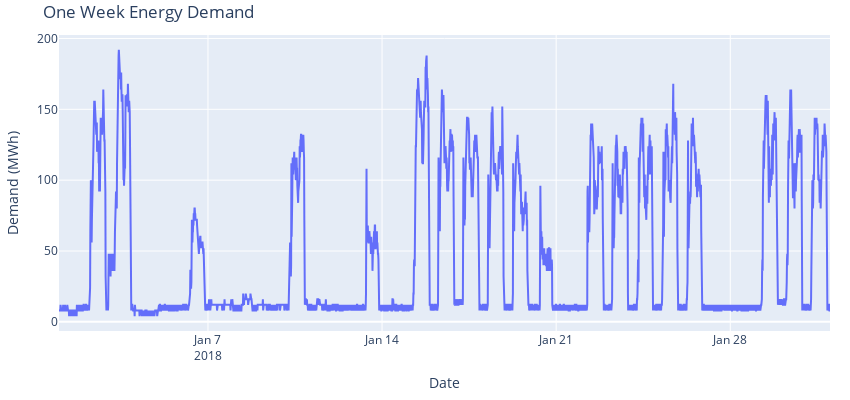

Write notebook code for a chart like this one.
### Code cell
start_date = whole_df.index.min()
end_date = start_date + timedelta(days=31)
df_month1 = whole_df.loc[(whole_df.index >= start_date) & (whole_df.index <= end_date)]
fig = go.Figure()
fig.add_trace(go.Scatter(x=df_month1.index, y=df_month1["Demand"], mode='lines'))
fig.update_layout(
    title = "One Week Energy Demand",
    xaxis_title = "Date",
    yaxis_title = "Demand (MWh)",
    width = 850,
    height = 400,
    margin=dict(l=20, r=20, t=35, b=20),
    legend=dict(
        orientation="h",
        yanchor="top",
        y=1,
        xanchor="left",
        x=0.001
    )
)
fig.show()

### Figure 1 — Plotly figure (JSON) as saved in the notebook; plotly's stock layout.template omitted (floating-point values rounded to 4 significant figures; data arrays with more than 128 entries replaced by an {"elided": "..."} marker saying what was removed)
{"data": [{"mode": "lines", "type": "scatter", "x": {"elided": "2977 str values"}, "y": {"elided": "2977 int values"}}], "layout": {"height": 400, "legend": {"orientation": "h", "x": 0.001, "xanchor": "left", "y": 1, "yanchor": "top"}, "margin": {"b": 20, "l": 20, "r": 20, "t": 35}, "title": {"text": "One Week Energy Demand"}, "width": 850, "xaxis": {"title": {"text": "Date"}}, "yaxis": {"title": {"text": "Demand (MWh)"}}}}
